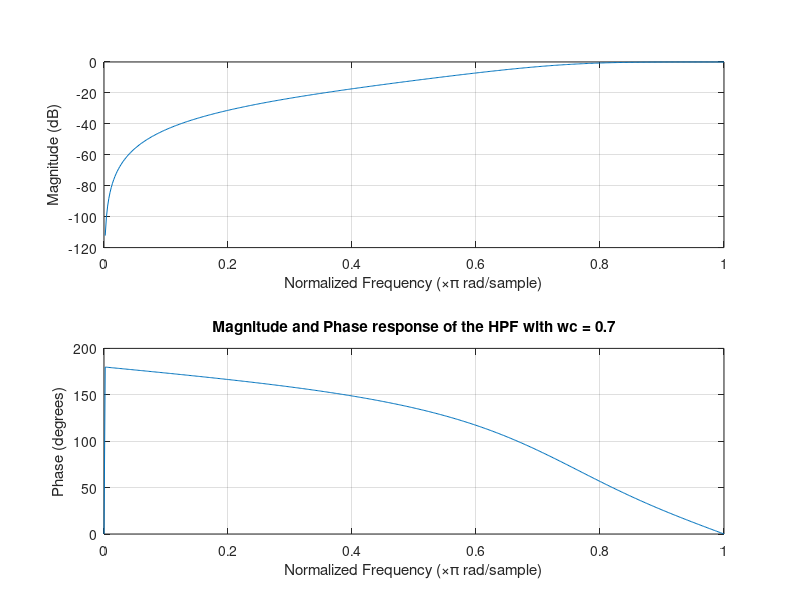

MATLAB code for this plot:
b = [0.1311   -0.2622    0.1311];
a = [1.0000    0.7478    0.2722];
figure(2)
freqz(b,a)
title('Magnitude and Phase response of the HPF with wc = 0.7')